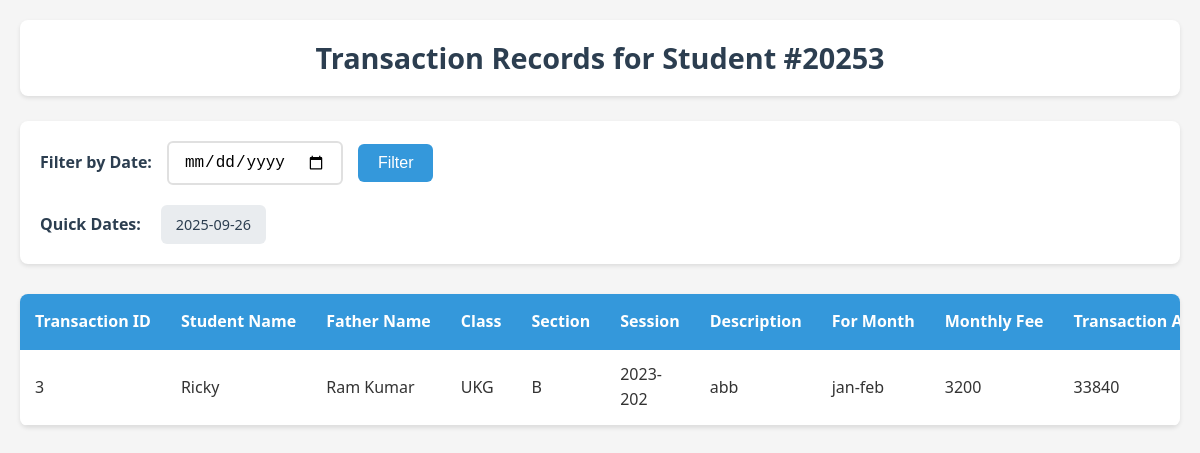
Page /Admin/filter.php?reg_num=20253 on the committed database.
### tables this page shows
CREATE TABLE `transcation_info` (
  `Trans_id` int(11) NOT NULL,
  `S_REG_NUM` int(5) NOT NULL,
  `Description` varchar(50) NOT NULL,
  `Date` date NOT NULL,
  `class_nm1` int(25) NOT NULL,
  `Section` varchar(25) NOT NULL,
  `st_session` varchar(8) NOT NULL,
  `for_month` varchar(50) NOT NULL,
  `Monthly_fee` int(50) NOT NULL,
  `trans_amt` int(15) NOT NULL
);

CREATE TABLE `students` (
  `id` int(25) NOT NULL,
  `First_Name` varchar(25) NOT NULL,
  `Last_Name` varchar(25) NOT NULL,
  `Father_Name` varchar(25) NOT NULL,
  `Mother_Name` varchar(25) NOT NULL,
  `class_nm1` varchar(25) NOT NULL,
  `Section` varchar(10) NOT NULL,
  `Birth_day` int(2) NOT NULL,
  `Birth_month` varchar(12) NOT NULL,
  `Birth_year` int(4) NOT NULL,
  `Email_Id` varchar(50) NOT NULL,
  `Mobile_Number` int(11) NOT NULL,
  `Gender` varchar(10) NOT NULL,
  `Address` varchar(25) NOT NULL,
  `City` varchar(10) NOT NULL,
  `Pin_Code` int(10) NOT NULL,
  `State` varchar(12) NOT NULL,
  `Country` varchar(10) NOT NULL,
  `S_REG_NUM` int(6) NOT NULL,
  `std_pic` varchar(100) NOT NULL,
  `st_session` varchar(15) NOT NULL,
  `Sibling` varchar(50) NOT NULL,
  `reg_date` varchar(50) NOT NULL,
  `Sibling_Des` varchar(10000) NOT NULL,
  `Tuit_mode` varchar(50) NOT NULL,
  `Total_fee` int(10) NOT NULL,
  `Ad_fee` int(10) NOT NULL,
  `Month_fee` int(10) NOT NULL,
  `Sibling_dis` int(10) NOT NULL
);

### Admin/filter.php (the view, shortened to what this page needs)
<?php
$conn = mysqli_connect("localhost", "root", "", "database");
$reg = (int) $_GET['reg_num'];
$selected_date = '';
$date_sql = "SELECT DISTINCT `Date` FROM transcation_info
             WHERE S_REG_NUM = $reg AND `Date` != '0000-00-00'
             ORDER BY `Date` DESC";
$date_result = mysqli_query($conn, $date_sql);
$txn_sql = "SELECT t.*,
                   s.First_Name,
                   s.Father_Name,
                   s.class_nm1 AS student_class,
                   s.Section AS student_section
            FROM transcation_info t
            JOIN students s ON t.S_REG_NUM = s.S_REG_NUM
            WHERE t.S_REG_NUM = $reg";
$txn_sql .= " ORDER BY t.Date DESC";
$txn_result = mysqli_query($conn, $txn_sql);
?>
<!DOCTYPE html>
<html>
<head>
</head>
<body>
    <h2>Transaction Records for Student #<?php echo htmlspecialchars($reg); ?></h2>
    <div class="filter-box">
        <form method="POST" action="transactions_view.php?reg_num=<?php echo $reg; ?>">
            <label for="filter_date">Filter by Date:</label>
            <input type="date" id="filter_date" name="filter_date" value="<?php echo htmlspecialchars($selected_date); ?>">
            <input type="submit" value="Filter">
        </form>
        <div class="date-links">
            <strong>Quick Dates:</strong>
            <?php while ($date_row = mysqli_fetch_assoc($date_result)) { ?>
                <a href="transactions_view.php?reg_num=<?php echo $reg; ?>&click_date=<?php echo $date_row['Date']; ?>">
                    <?php echo $date_row['Date']; ?>
                </a>
            <?php } ?>
        </div>
    </div>
    <div class="table-container">
        <table>
            <thead>
            <tr>
                <th>Transaction ID</th>
                <th>Student Name</th>
                <th>Father Name</th>
                <th>Class</th>
                <th>Section</th>
                <th>Session</th>
                <th>Description</th>
                <th>For Month</th>
                <th>Monthly Fee</th>
                <th>Transaction Amount</th>
            </tr>
        </thead>
        <tbody>
            <?php if (mysqli_num_rows($txn_result) > 0): ?>
                <?php while ($row = mysqli_fetch_assoc($txn_result)) { ?>
                    <tr>
                        <td><?php echo $row['Trans_id']; ?></td>
                        <td><?php echo $row['First_Name']; ?></td>
                        <td><?php echo $row['Father_Name']; ?></td>
                        <td><?php echo $row['student_class']; ?></td>
                        <td><?php echo $row['student_section']; ?></td>
                        <td><?php echo $row['st_session']; ?></td>
                        <td><?php echo $row['Description']; ?></td>
                        <td><?php echo $row['for_month']; ?></td>
                        <td><?php echo $row['Monthly_fee']; ?></td>
                        <td><?php echo $row['trans_amt']; ?></td>
                    </tr>
                <?php } ?>
            <?php endif; ?>
        </tbody>
        </table>
    </div>
</body>
</html>

### Admin/filter.php (style rules this page uses)
* { margin: 0; padding: 0; box-sizing: border-box; }
body { font-family: 'Segoe UI', Arial, sans-serif; line-height: 1.6; padding: 20px; background-color: #f5f5f5; color: #333; }
h2 { color: #2c3e50; margin-bottom: 25px; text-align: center; font-size: 1.8rem; padding: 15px; background: white; border-radius: 8px; box-shadow: 0 2px 4px rgba(0,0,0,0.1); }
.filter-box { background: white; padding: 20px; border-radius: 8px; box-shadow: 0 2px 4px rgba(0,0,0,0.1); margin-bottom: 30px; }
.filter-box form { display: flex; flex-wrap: wrap; gap: 15px; align-items: center; margin-bottom: 20px; }
label { font-weight: 600; color: #2c3e50; }
input[type="date"] { padding: 10px 15px; border: 2px solid #e0e0e0; border-radius: 6px; font-size: 1rem; transition: border-color 0.3s; }
input[type="submit"] { padding: 10px 20px; background-color: #3498db; color: white; border: none; border-radius: 6px; cursor: pointer; font-size: 1rem; transition: background-color 0.3s; }
.date-links { display: flex; flex-wrap: wrap; gap: 10px; align-items: center; }
.date-links strong { color: #2c3e50; margin-right: 10px; }
.date-links a { background: #e9ecef; padding: 8px 15px; border-radius: 6px; color: #2c3e50; text-decoration: none; transition: all 0.3s ease; font-size: 0.9rem; }
.table-container { overflow-x: auto; margin-top: 20px; background: white; border-radius: 8px; box-shadow: 0 2px 4px rgba(0,0,0,0.1); }
table { border-collapse: collapse; width: 100%; min-width: 1000px; background: white; }
table th { background-color: #3498db; color: white; padding: 15px; text-align: left; font-weight: 600; white-space: nowrap; }
table td { padding: 12px 15px; border-bottom: 1px solid #e0e0e0; }

### rows in the picture
transcation_info: Trans_id "3", students.First_Name "Ricky", students.Father_Name "Ram Kumar", students.class_nm1 "UKG", students.Section "B", st_session "2023-202", Description "abb", for_month "jan-feb", Monthly_fee "3200", trans_amt "33840"

### other values in the picture
$reg "20253"
$date_row['Date'] "2025-09-26"
